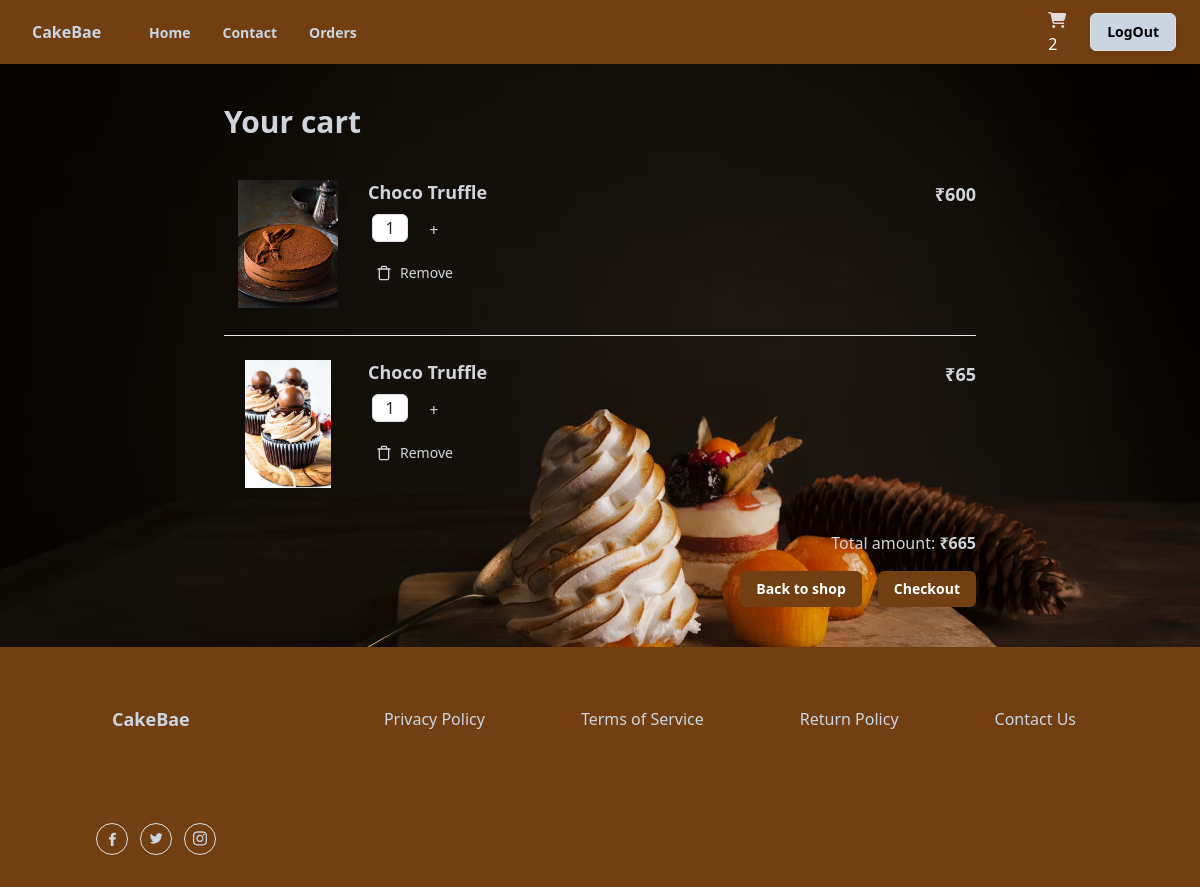
Before: /cakes/basket/items/all/ (signed in) with the older database file.
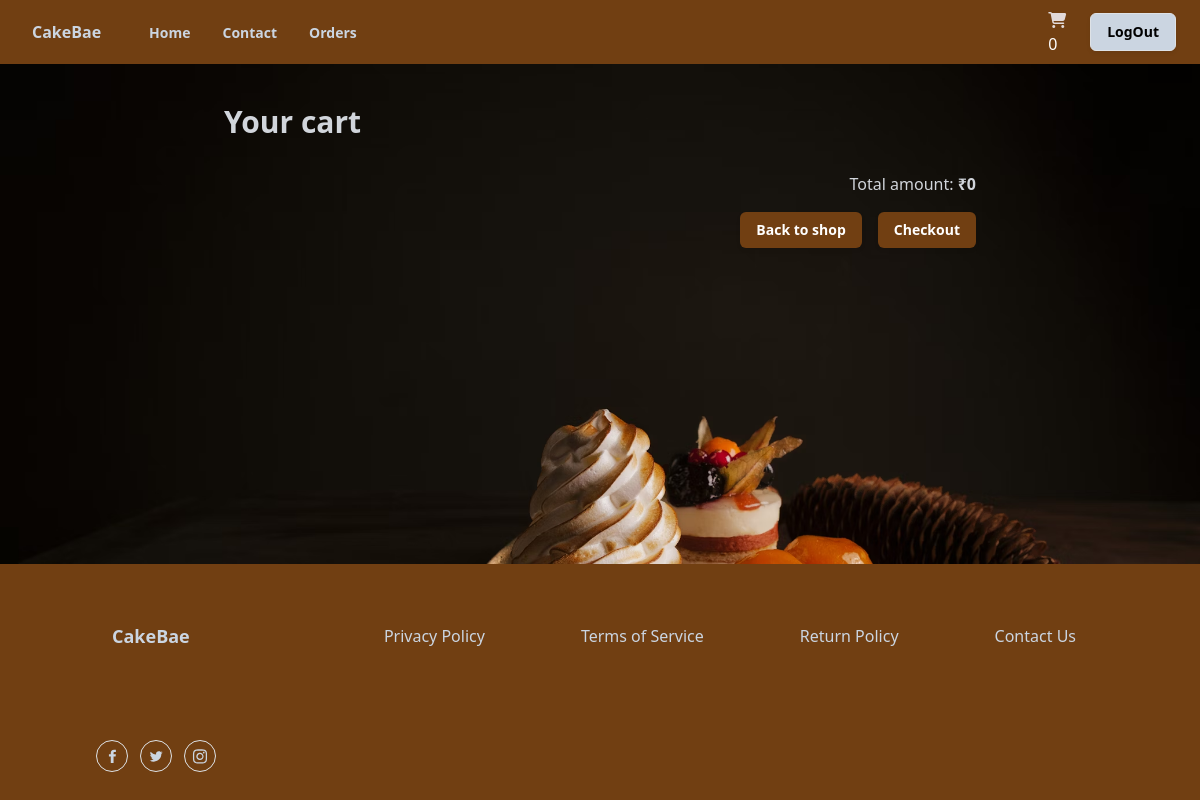
After: the same page with the newer database file.
### shop/models.py (models this page shows, shortened)
class BasketItem(models.Model):
    cake_varient_object=models.ForeignKey(CakeVarient,on_delete=models.CASCADE,related_name="cakevarient")
    qty=models.PositiveIntegerField(default=1)
    basket_object=models.ForeignKey(Basket,on_delete=models.CASCADE,related_name="cartitem")
    occasion_object=models.ForeignKey(Occasion,on_delete=models.CASCADE,null=True)
    is_order_placed=models.BooleanField(default=False)
    created_date=models.DateTimeField(auto_now_add=True)
    updated_date=models.DateTimeField(auto_now=True)
    is_active=models.BooleanField(default=True)
    @property
    def item_total(self):
        return self.qty*self.cake_varient_object.price

class CakeVarient(models.Model):
    cake_object=models.ForeignKey(Cake,on_delete=models.CASCADE,related_name='cakeitem')
    flavour_object=models.ForeignKey(Flavour,on_delete=models.CASCADE,)
    category_object=models.ForeignKey(Category,on_delete=models.CASCADE,name="cakecategory")
    image=models.ImageField(upload_to="cake_images",default="default.jpg",null=True,blank=True)
    shape_options=(
        ("Round","Round"),
        ("Square","Square"),
        ("Rectangle","Rectangle"),
        ("Heart","Heart"),
        ("Custom","Custom"),
   )
    shape=models.CharField(max_length=150,choices=shape_options,default="custom")
    weight_options=(
        ("250gm","250gm"),
        ("500gm","500gm"),
        ("1kg","1kg"),
        ("2kg","2kg"),
        ("Custom","Custom"),
    )
    weight=models.CharField(max_length=150,choices=weight_options,default="500")
    price=models.PositiveIntegerField()
    created_date=models.DateTimeField(auto_now_add=True)
    updated_date=models.DateTimeField(auto_now=True)
    is_active=models.BooleanField(default=True)

class Cake(models.Model):
    name=models.CharField(max_length=150,unique=True)
    occasion_object=models.ManyToManyField(Occasion)
    created_date=models.DateTimeField(auto_now_add=True)
    updated_date=models.DateTimeField(auto_now=True)
    is_active=models.BooleanField(default=True)

class Basket(models.Model):
    owner=models.OneToOneField(User,on_delete=models.CASCADE,related_name="cart")
    created_date=models.DateTimeField(auto_now_add=True)
    updated_date=models.DateTimeField(auto_now=True)
    is_active=models.BooleanField(default=True)
    @property
    def cart_items(self):
        return self.cartitem.filter(is_order_placed=False)
    @property
    def cart_item_count(self):
        return self.cart_items.count()
    @property
    def basket_total(self):
        basket_item=self.cart_items
        if basket_item:
            total=sum([bi.item_total for bi in basket_item])
            return total
        return 0

### shop/views.py (the view)
# urls.py: path("cakes/basket/items/all/",views.BasketItemListView.as_view(),name="basket-items"),
@method_decorator([signin_required,never_cache],name="dispatch")
class BasketItemListView(View):
    def get(self,request,*args,**kwargs):
        qs=request.user.cart.cartitem.filter(is_order_placed=False)
        return render(request,"cart_list.html",{"data":qs})

### shop/context_processors.py (called while the page is built)
def basket_count(request):
    if request.user.is_authenticated:
        count=request.user.cart.cart_item_count
        return {"cart_count":count}
    else:
        return {"cart_count":0}

### shop/templates/cart_list.html (shortened to what this page needs)
{%extends 'base.html'%}
{%block main_block%}
<div class="container-fluid "
  style="background-image: url('/img/f.avif');background-repeat: no-repeat;background-size:cover;min-height: 500px;">
  <div class="mx-auto flex max-w-3xl flex-col space-y-4 p-6 px-2 sm:p-10 sm:px-2" >
    <h2 class="text-3xl font-bold text-gray-300">Your cart</h2>
    <ul class="flex flex-col divide-y divide-gray-200">
      {%for bi in data%}
      <li class="flex flex-col py-6 sm:flex-row sm:justify-between">
        <div class="flex w-full space-x-2 sm:space-x-4">
          <img
            class="h-20 w-20 flex-shrink-0 rounded object-contain outline-none dark:border-transparent sm:h-32 sm:w-32"
            src="{{bi.cake_varient_object.image.url}}"
            alt="Nike Air Force 1 07 LV8"
          />
          <div class="flex w-full flex-col justify-between pb-4">
            <div class="flex w-full justify-between space-x-2 pb-2">
              <div class="space-y-1">
                <h3 class="text-lg font-semibold leading-snug sm:pr-8 text-gray-300">
                  {{bi.cake_varient_object.cake_object.name}}
                </h3>
                <form action="{%url 'editcart-qty' bi.id%}" method="post">
                <input
                type="text"
                class="mx-1 h-7 w-9 rounded-md border text-center"
                value="{{bi.qty}}"
                disabled
                />
                <button
                  type="submit"
                  class="py-2 btn text-gray-300"
                  name="counterbutton"
                  value="+"
                >
                  +
                </button>
              </form>
              </div>
              <div class="text-right text-gray-300">
                <p class="text-lg font-semibold">₹{{bi.item_total}}</p>
              </div>
            </div>
            <div class="flex divide-x text-sm">
              <button
                type="submit"
                class="flex items-center space-x-2 px-2 py-1 pl-0 text-gray-300 "
              >
                <svg
                  xmlns="http://www.w3.org/2000/svg"
                  width="16"
                  height="16"
                  viewBox="0 0 24 24"
                  fill="none"
                  stroke="currentColor"
                  stroke-width="2"
                  stroke-linecap="round"
                  stroke-linejoin="round"
                  class="lucide lucide-trash"
                >
                <a href="{%url 'basket-item-remove' bi.id%}"></a>
                  <path d="M3 6h18"></path>
                  <path d="M19 6v14c0 1-1 2-2 2H7c-1 0-2-1-2-2V6"></path>
                  <path d="M8 6V4c0-1 1-2 2-2h4c1 0 2 1 2 2v2"></path>
                </svg>
                <a href="{%url 'basket-item-remove' bi.id%}" class="text-gray-300">Remove</a>
              </button>
            </div>
          </div>
        </div>
      </li>
      {%endfor%}
    </ul>
    <div class="space-y-1 text-right text-gray-300">
      <p>
        Total amount:<span class="font-semibold"> ₹{{request.user.cart.basket_total}}</span>
      </p>
    </div>
    <div class="flex justify-end space-x-4">
      <button
        type="button"
        class="rounded-md bg-yellow-900 px-3 py-2 text-sm font-semibold text-white shadow-sm hover:bg-yellow-900/80 focus-visible:outline focus-visible:outline-2 focus-visible:outline-offset-2 focus-visible:outline-black"
      >
        <a href="{%url 'index'%}">Back to shop</a>
      </button>
      <button
        type="submit"
        class="rounded-md bg-yellow-900 px-3 py-2 text-sm font-semibold text-white shadow-sm hover:bg-yellow-900/80 focus-visible:outline focus-visible:outline-2 focus-visible:outline-offset-2 focus-visible:outline-black"
      >
        <a href="{%url 'checkout'%}">Checkout</a>
      </button>
    </div>
  </div>
</div>
{%endblock%}

Changed rows visible on the page:
removed BasketItem: cake_varient_object.image (picture), cake_varient_object.cake_object.name "Choco Truffle", qty "1", item_total "600"
removed BasketItem: cake_varient_object.image (picture), cake_varient_object.cake_object.name "Choco Truffle", qty "1", item_total "65"
Other visible differences:
{{ cart_count }}: "2" → "0"
{{ request.user.cart.basket_total }}: "665" → "0"
